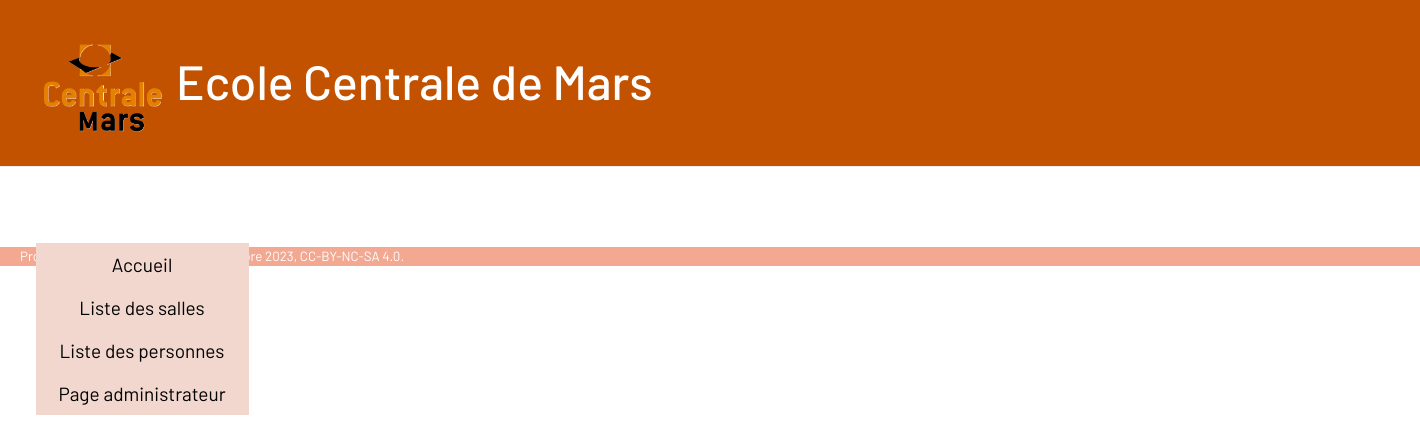
Before: /person-list/ with the older database file.
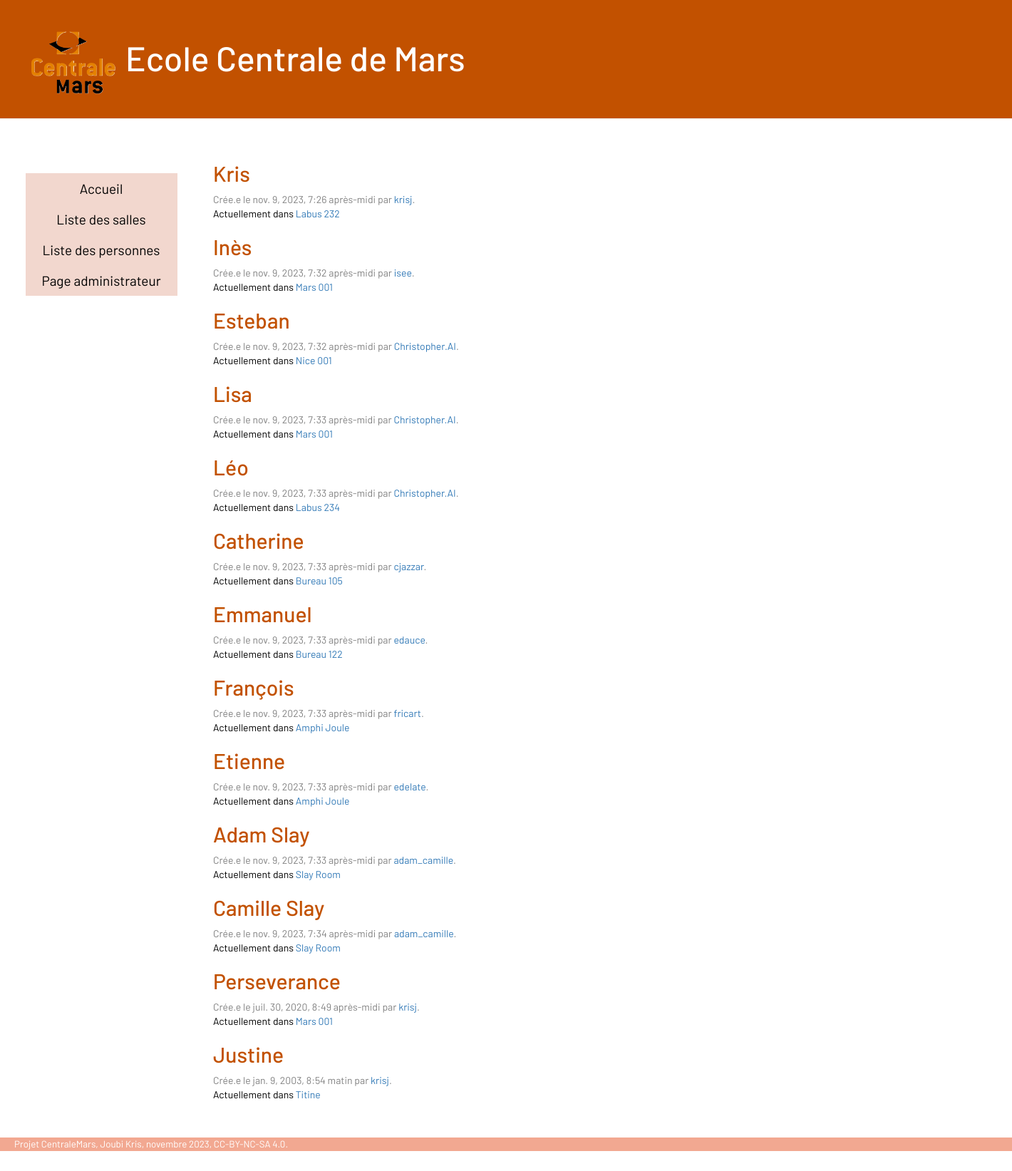
After: the same page with the newer database file.
### blog/models.py (models this page shows, shortened)
class Person(models.Model):
    user = models.ForeignKey(settings.AUTH_USER_MODEL, on_delete=models.CASCADE)
    name = models.CharField(max_length=200)
    planet = models.CharField(default="Earth", max_length=128)
    created_date = models.DateTimeField(default=timezone.now)
    photo = models.CharField(max_length=400, blank=True, default='images/profile.png')
    location = models.ForeignKey(Room, on_delete=models.CASCADE, default=1)

class Room(models.Model):
    user = models.ForeignKey(settings.AUTH_USER_MODEL, on_delete=models.CASCADE)
    name = models.CharField(max_length=200)
    description = models.TextField()
    created_date = models.DateTimeField(default=timezone.now)
    published_date = models.DateTimeField(blank=True, null=True)
    available = models.BooleanField(default=False)
    campus = models.CharField(default="Marseille", max_length=128)
    capacity = models.IntegerField(default=30)
    def __str__(self):
        return self.name

### blog/views.py (the view)
# urls.py: path('person-list/', views.person_list, name = 'person_list'),
def person_list(request):
    persons = Person.objects.all()
    return render(request, 'blog/person_list.html', {'persons': persons})

### blog/templates/blog/person_list.html
{% extends 'blog/base.html' %}
{% block content %}
    {% for person in persons %}
        <article class="post">
            <h2><a href="{% url 'person_detail' pk=person.pk %}">{{ person.name }}</a></h2>
            <time class="date">Crée.e le {{ person.created_date  }} par <a  href="/admin/auth/user/">{{person.user}}</a>.</time>
            <p>Actuellement dans <a href="{% url 'room_detail' pk=person.location.pk %}">{{ person.location|linebreaksbr }}</a></p>
        </article>
    {% endfor %}
{% endblock %}

Changed rows visible on the page:
added Person: name "Kris", created_date "nov. 9, 2023, 7:26 après-midi", user "krisj", location "Labus 232"
added Person: name "Inès", created_date "nov. 9, 2023, 7:32 après-midi", user "isee", location "Mars 001"
added Person: name "Esteban", created_date "nov. 9, 2023, 7:32 après-midi", user "Christopher.AI", location "Nice 001"
added Person: name "Lisa", created_date "nov. 9, 2023, 7:33 après-midi", user "Christopher.AI", location "Mars 001"
added Person: name "Léo", created_date "nov. 9, 2023, 7:33 après-midi", user "Christopher.AI", location "Labus 234"
added Person: name "Catherine", created_date "nov. 9, 2023, 7:33 après-midi", user "cjazzar", location "Bureau 105"
added Person: name "Emmanuel", created_date "nov. 9, 2023, 7:33 après-midi", user "edauce", location "Bureau 122"
added Person: name "François", created_date "nov. 9, 2023, 7:33 après-midi", user "fricart", location "Amphi Joule"
added Person: name "Etienne", created_date "nov. 9, 2023, 7:33 après-midi", user "edelate", location "Amphi Joule"
added Person: name "Adam Slay", created_date "nov. 9, 2023, 7:33 après-midi", user "adam_camille", location "Slay Room"
added Person: name "Camille Slay", created_date "nov. 9, 2023, 7:34 après-midi", user "adam_camille", location "Slay Room"
added Person: name "Perseverance", created_date "juil. 30, 2020, 8:49 après-midi", user "krisj", location "Mars 001"
added Person: name "Justine", created_date "jan. 9, 2003, 8:54 matin", user "krisj", location "Titine"
